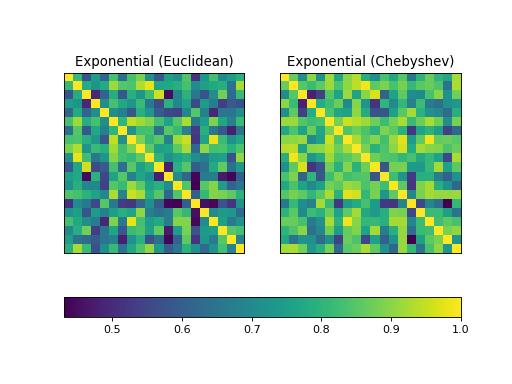

The script that drew this image:
import kerch
import torch
from matplotlib import pyplot as plt

num_input, dim_input = 20, 5
sample = torch.randn(num_input, dim_input)

k1 = kerch.kernel.Exponential(sample=sample, sigma=3)
k2 = kerch.kernel.Exponential(sample=sample, distance='chebyshev', sigma=3)

fig, axs = plt.subplots(1,2)
axs[0].imshow(k1.K)
axs[0].set_title("Exponential (Euclidean)")
im = axs[1].imshow(k2.K)
axs[1].set_title("Exponential (Chebyshev)")
fig.colorbar(im, ax=axs.ravel().tolist(), orientation='horizontal')

for ax in axs.flat:
    ax.set_xticks([])
    ax.set_yticks([])
